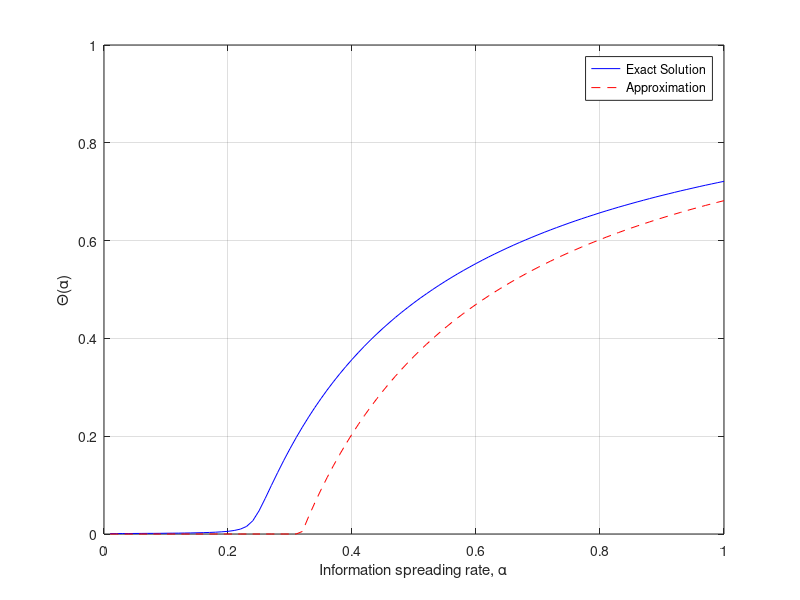

Write the MATLAB code that produced this figure. (Note: this script raises an error after producing the figure.)
clc; clear all; close all;
l = 25;
r = 0.2;
k = 0:100;
P = exp(-l*pi*r^2).*(l*pi*r^2).^k./factorial(k);

m = l*pi*r^2; % mean of degree distribution


ind = 1;
for a = 0.01:0.01:1;
    
    e = 1;
    x = 1;
    tol = 1e-3;
    while e > tol && x ~= 0
        e = abs(x - (1/(l*pi*r^2))*sum( (a.*x.*k.^2).*P./(1 + a.*x.*k) ))
        x = x - 0.0001;
    end
    
    x_opt(ind) = x
    
    x_jensen(ind) = max(0, 1 - 1/(a*l*pi*r^2));
    ind = ind+1;
end

pl1 = plot(0.01:0.01:1,x_opt,'-b')
hold on
pl2 = plot(0.01:0.01:1,x_jensen,'--r')
axis([0 1 0 1])
grid on
legend([pl1 pl2],'Exact Solution', 'Approximation')
xlabel('Information spreading rate, \alpha')
ylabel('\Theta(\alpha)')

a_V = 0.1:0.1:0.9;
for i = 1:length(x_opt)
    rho_opt(i,:) = (k.*a_V(i).*x_opt(i))./(1+k.*a_V(i).*x_opt(i)) ;
    rho_jensen(i,:) = (k.*a_V(i).*x_jensen(i))./(1+k.*a_V(i).*x_jensen(i));
    loose_approximation(i) = max(0, 1 - 1/(a_V(i)*l*pi*r^2));
    c1 = (a_V(i)*x_jensen(i))/((1+m*a_V(i)*x_jensen(i))^2); % first coefficient of taylor series
    c2 = -2*((a_V(i)*x_jensen(i))^2)/((1+m*a_V(i)*x_jensen(i))^3); % second coefficient of taylor series
    taylor_approximation(i) = m*a_V(i)*x_jensen(i)/(1+m*a_V(i)*x_jensen(i)) - (((a_V(i)*x_jensen(i))^2)/((1 + m*a_V(i)*x_jensen(i))^3))*(m) + (((a_V(i)*x_jensen(i))^3)/((1 + m*a_V(i)*x_jensen(i))^4))*(m + 3*m^2);
end

figure;
plot(mean(rho_opt,2),'-b')
hold on
plot(mean(rho_jensen,2),'--r')
plot(loose_approximation, ':r')
plot(taylor_approximation, '-.r')
axis([1 9 0 1])


%% Taylor expansion of rho_k and the approximate expectation

for i = 1:length(a_V)
    c1 = (a_V(i)*x_jensen(i))/((1+a_V(i)*x_jensen(i))^2); % first coefficient of taylor series
    c2 = -2*((a_V(i)*x_jensen(i))^2)/((1+a_V(i)*x_jensen(i))^3); % second coefficient of taylor series
    rho_taylor(i,:) = (m*a_V(i)*x_jensen(i))/(1+ m*a_V(i)*x_jensen(i)) + c1*(a_V(i) - m) - 0.5*c2*(a_V(i) - m)^2; % Taylor series expansion at mean value
end


at = 1;
for k = 0:100
    g(k+1) = k*at/(1+k*at);
    g_approx(k+1) = m*at/(1+m*at) + ((at)/((1+m*at)^2))*(k - m) + 0.5*((-2*at^2)/((1 + m*at)^3))*(k - m)^2  + (1/6)*((6*at^3)/((1 + m*at)^4))*(k - m)^3;
end
 


figure
plot(g,'-b')
hold on
plot(g_approx,'--r')
plot(P)
axis([0 50 0 1])

a = 0.05;
k = 0:100;
ind_x = 1;
for x = 0:0.1:1;
    fp(ind_x) = (1/(l*pi*r^2))*sum( (a.*k.^2).*P./(1 + a.*x.*k) );
    ind_x = ind_x + 1;
end
plot(fp)
hold on;
plot(ones(1,length(0:0.1:1)))




